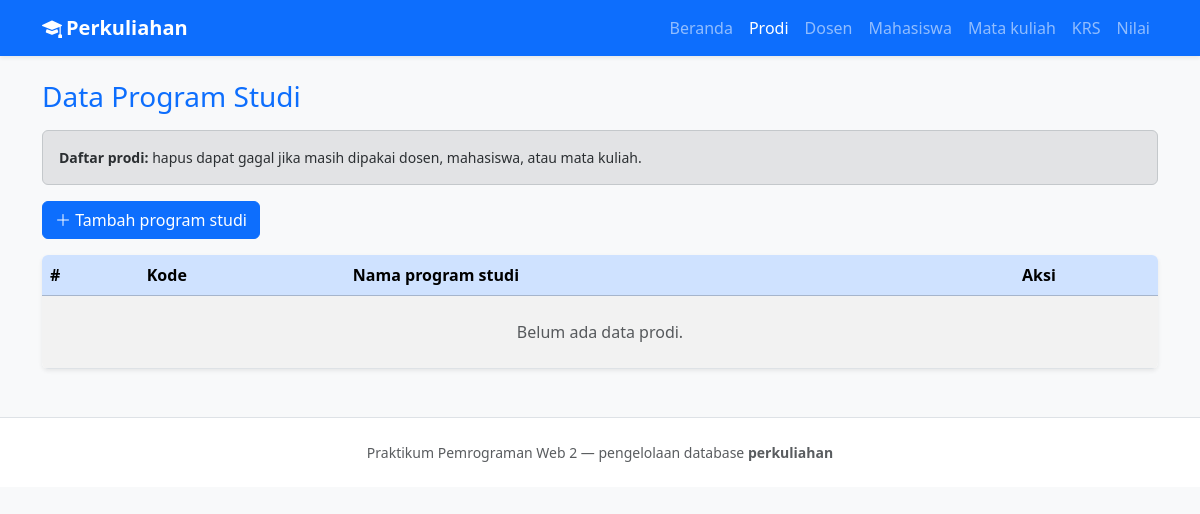
/prodi.php, run on an earlier commit of the app's database.
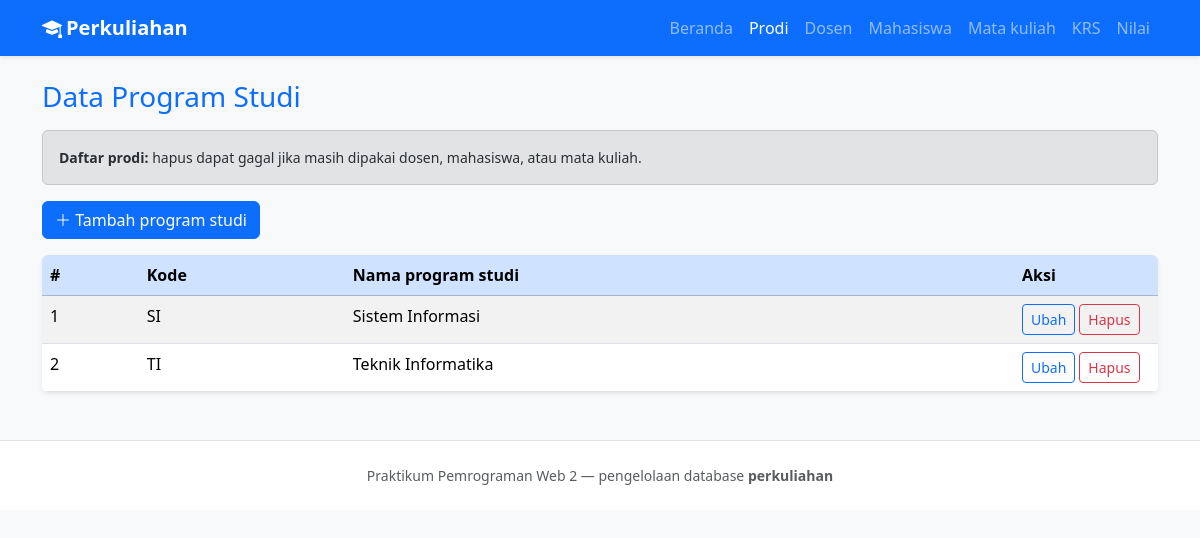
And on a later commit of the database.
### tables this page shows
CREATE TABLE prodi (
  id_prodi INT UNSIGNED NOT NULL AUTO_INCREMENT,
  kode_prodi VARCHAR(20) NOT NULL,
  nama_prodi VARCHAR(160) NOT NULL,
  created_at TIMESTAMP NOT NULL DEFAULT CURRENT_TIMESTAMP,
  PRIMARY KEY (id_prodi),
  UNIQUE KEY uq_prodi_kode (kode_prodi)
);

### includes/fungsi.php (called while the page is built, shortened)
<?php
function h(?string $teks): string
{
    return htmlspecialchars((string) $teks, ENT_QUOTES, 'UTF-8');
}

### prodi.php (the view, shortened to what this page needs)
<?php
require_once __DIR__ . '/config/database.php';
require_once __DIR__ . '/includes/fungsi.php';
$aksiGet = $_GET['aksi'] ?? 'daftar';
$barisEdit = null;
$daftar = $pdo->query('SELECT * FROM prodi ORDER BY kode_prodi ASC')->fetchAll(PDO::FETCH_ASSOC);
$judulHalaman = 'Data Program Studi';
require_once __DIR__ . '/includes/header.php';
?>
<?php if ($aksiGet === 'tambah' || ($aksiGet === 'ubah' && $barisEdit)) : ?>
    <div class="alert alert-info small" role="note">
        <strong>Petunjuk:</strong> Kode prodi singkat (mis. TI, SI); nama lengkap program studi.
    </div>
    <div class="card shadow-sm border-0">
        <div class="card-body">
            <form method="post" class="row g-3" action="prodi.php">
                <input type="hidden" name="aksi" value="<?= $aksiGet === 'tambah' ? 'simpan_tambah' : 'simpan_ubah' ?>">
                <?php if ($aksiGet === 'ubah' && $barisEdit) : ?>
                    <input type="hidden" name="id_prodi" value="<?= (int) $barisEdit['id_prodi'] ?>">
                <?php endif; ?>
                <div class="col-md-4">
                    <label class="form-label" for="kode_prodi">Kode prodi</label>
                    <input class="form-control" id="kode_prodi" name="kode_prodi" required maxlength="20"
                           value="<?= $barisEdit ? h((string) $barisEdit['kode_prodi']) : '' ?>">
                </div>
                <div class="col-md-8">
                    <label class="form-label" for="nama_prodi">Nama program studi</label>
                    <input class="form-control" id="nama_prodi" name="nama_prodi" required maxlength="160"
                           value="<?= $barisEdit ? h((string) $barisEdit['nama_prodi']) : '' ?>">
                </div>
                <div class="col-12 d-flex gap-2">
                    <button type="submit" class="btn btn-primary">Simpan</button>
                    <a class="btn btn-outline-secondary" href="prodi.php">Batal</a>
                </div>
            </form>
        </div>
    </div>
<?php else : ?>
    <div class="alert alert-secondary small" role="note">
        <strong>Daftar prodi:</strong> hapus dapat gagal jika masih dipakai dosen, mahasiswa, atau mata kuliah.
    </div>
    <p><a class="btn btn-primary" href="prodi.php?aksi=tambah"><i class="bi bi-plus-lg"></i> Tambah program studi</a></p>
    <div class="table-responsive card border-0 shadow-sm">
        <table class="table table-striped table-hover mb-0">
            <thead class="table-primary">
            <tr>
                <th scope="col">#</th>
                <th scope="col">Kode</th>
                <th scope="col">Nama program studi</th>
                <th scope="col" style="width: 9rem">Aksi</th>
            </tr>
            </thead>
            <tbody>
            <?php if ($daftar === []) : ?>
                <tr><td colspan="4" class="text-center text-muted py-4">Belum ada data prodi.</td></tr>
            <?php else : ?>
                <?php foreach ($daftar as $i => $r) : ?>
                    <tr>
                        <td><?= $i + 1 ?></td>
                        <td><?= h((string) $r['kode_prodi']) ?></td>
                        <td><?= h((string) $r['nama_prodi']) ?></td>
                        <td class="d-flex flex-wrap gap-1">
                            <a class="btn btn-sm btn-outline-primary" href="prodi.php?aksi=ubah&id=<?= (int) $r['id_prodi'] ?>">Ubah</a>
                            <form method="post" action="prodi.php" class="d-inline" onsubmit="return confirm('Yakin menghapus prodi ini?');">
                                <button type="submit" class="btn btn-sm btn-outline-danger">Hapus</button>
                            </form>
                        </td>
                    </tr>
                <?php endforeach; ?>
            <?php endif; ?>
            </tbody>
        </table>
    </div>
<?php endif; ?>
<?php require_once __DIR__ . '/includes/footer.php'; ?>

### includes/header.php (shortened to what this page needs)
<?php
require_once __DIR__ . '/fungsi.php';
$basename = basename((string) ($_SERVER['SCRIPT_NAME'] ?? ''));
?>
<!DOCTYPE html>
<html lang="id">
<head>
    <link href="https://cdn.jsdelivr.net/npm/bootstrap@5.3.3/dist/css/bootstrap.min.css" rel="stylesheet"
>
    <link href="https://cdn.jsdelivr.net/npm/bootstrap-icons@1.11.3/font/bootstrap-icons.min.css" rel="stylesheet">
</head>
<body class="bg-light">
<nav class="navbar navbar-expand-lg navbar-dark bg-primary mb-4 shadow-sm">
    <div class="container">
        <a class="navbar-brand fw-semibold" href="index.php"><i class="bi bi-mortarboard-fill me-1"></i>Perkuliahan</a>
        <div class="collapse navbar-collapse" id="navUtama">
            <ul class="navbar-nav ms-auto mb-2 mb-lg-0">
                <li class="nav-item"><a class="nav-link <?= $basename === 'index.php' ? 'active' : '' ?>" href="index.php">Beranda</a></li>
                <li class="nav-item"><a class="nav-link <?= $basename === 'prodi.php' ? 'active' : '' ?>" href="prodi.php">Prodi</a></li>
                <li class="nav-item"><a class="nav-link <?= $basename === 'dosen.php' ? 'active' : '' ?>" href="dosen.php">Dosen</a></li>
                <li class="nav-item"><a class="nav-link <?= $basename === 'mahasiswa.php' ? 'active' : '' ?>" href="mahasiswa.php">Mahasiswa</a></li>
                <li class="nav-item"><a class="nav-link <?= $basename === 'matakuliah.php' ? 'active' : '' ?>" href="matakuliah.php">Mata kuliah</a></li>
                <li class="nav-item"><a class="nav-link <?= $basename === 'krs.php' ? 'active' : '' ?>" href="krs.php">KRS</a></li>
                <li class="nav-item"><a class="nav-link <?= $basename === 'nilai.php' ? 'active' : '' ?>" href="nilai.php">Nilai</a></li>
            </ul>
        </div>
    </div>
</nav>
<main class="container pb-5">
    <h1 class="h3 mb-3 text-primary"><?= h($judulHalaman) ?></h1>

### includes/footer.php (shortened to what this page needs)
</main>
<footer class="border-top py-4 mt-auto bg-white">
    <div class="container text-center text-muted small">
        Praktikum Pemrograman Web 2 — pengelolaan database <strong>perkuliahan</strong>
    </div>
</footer>
</body>
</html>

What changed in the data, as far as the page shows it:
added prodi: kode_prodi "SI", nama_prodi "Sistem Informasi"
added prodi: kode_prodi "TI", nama_prodi "Teknik Informatika"
Also different on the page:
text no longer shown: "Belum ada data prodi."
